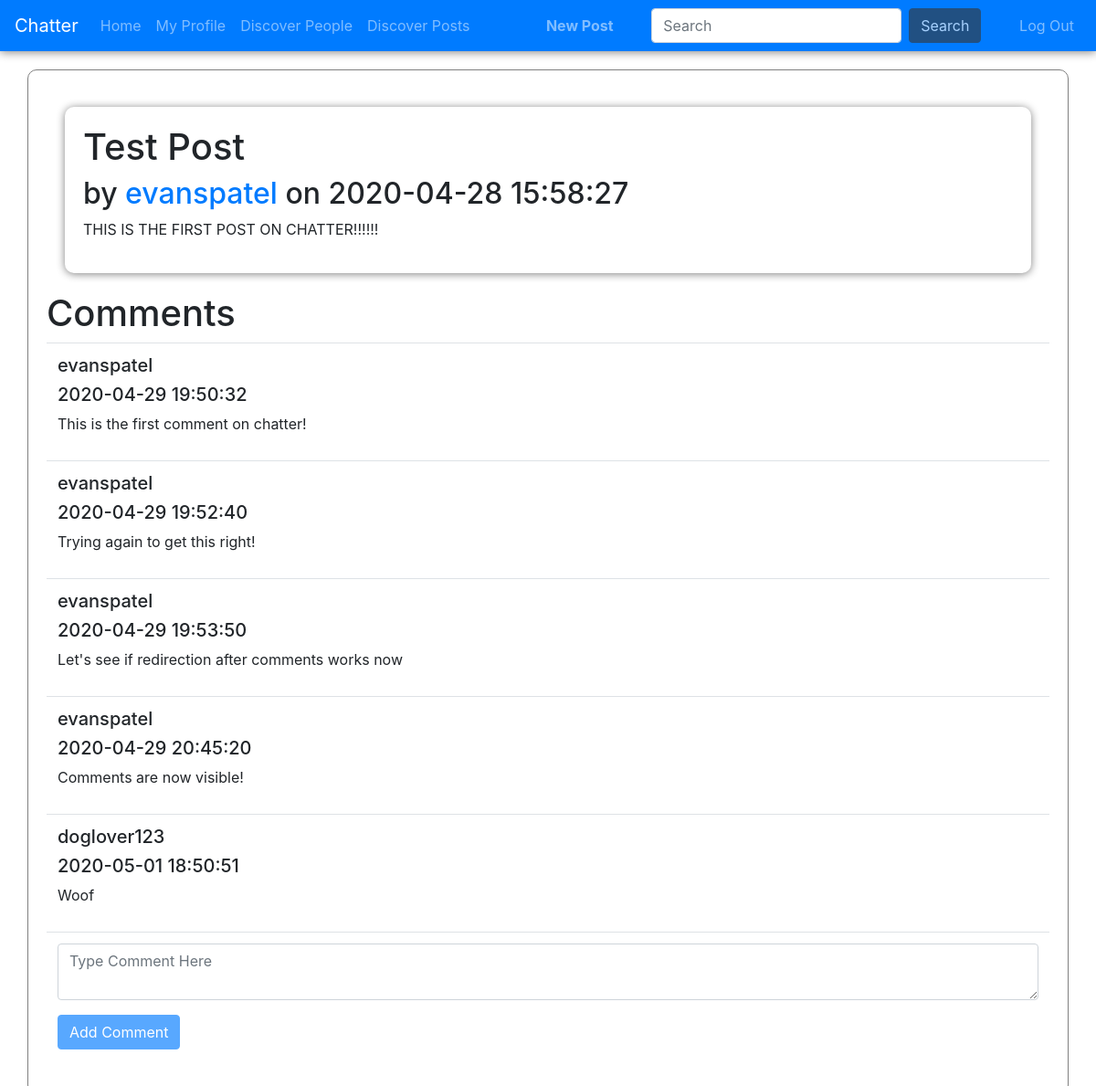
Page /post/1 (signed in) on the committed database.
### tables this page shows
CREATE TABLE 'posts' ('id' integer PRIMARY KEY AUTOINCREMENT NOT NULL, 'user_id' integer NOT NULL, 'title' text NOT NULL, 'contents' text NOT NULL, 'datetime'  timestamp NOT NULL DEFAULT CURRENT_TIMESTAMP  );

CREATE TABLE 'users' ('id' integer PRIMARY KEY AUTOINCREMENT NOT NULL, 'username' text NOT NULL, 'pw_hash' text NOT NULL);

CREATE TABLE 'comments' ('id' integer PRIMARY KEY AUTOINCREMENT NOT NULL, 'post_id' integer NOT NULL, 'user_id' integer NOT NULL, 'contents' text NOT NULL, 'datetime' timestamp NOT NULL DEFAULT CURRENT_TIMESTAMP);

### application.py (the view)
@app.route("/post/<int:post_id>")
@login_required
def post(post_id):
    posts = db.execute(
        "SELECT title, contents, datetime, posts.id AS post_id, user_id, username FROM posts INNER JOIN users ON posts.user_id = users.id WHERE posts.id = :post_id", post_id=post_id)
    if len(posts) != 1:
        return apology("something went wrong on our end", 400)
    comments = db.execute(
        "SELECT username, contents, datetime FROM comments INNER JOIN users ON comments.user_id = users.id WHERE post_id = :post_id ORDER BY datetime ASC", post_id=post_id)
    return render_template("post.html", posts=posts, comments=comments)

### application.py (called while the page is built)
@app.after_request
def after_request(response):
    response.headers["Cache-Control"] = "no-cache, no-store, must-revalidate"
    response.headers["Expires"] = 0
    response.headers["Pragma"] = "no-cache"
    return response

### helpers.py (called while the page is built)
def login_required(f):
    @wraps(f)
    def decorated_function(*args, **kwargs):
        if session.get("user_id") is None:
            return redirect("/login")
        return f(*args, **kwargs)
    return decorated_function

### templates/post.html (shortened to what this page needs)
{% extends "layout.html" %}
{% block main %}
    <div class="postcard">
      <h1>{{ posts[0]["title"] }}</h1>
      <h2>by <a href="/profile/{{ posts[0]['user_id'] }}">{{ posts[0]["username"] }}</a> on {{ posts[0]["datetime"] }}</h2>
      <p>{{ posts[0]["contents"] }}</p>
    </div>
    <div class="commentcard">
      <h1>Comments</h1>
      <table class="table">
        <tbody>
          {% for comment in comments %}
            <tr>
              <td>
                <h5>{{ comment["username"] }}</h5>
                <h5>{{ comment["datetime"] }}</h5>
                <p>{{ comment["contents"] }}</p>
              </td>
            </tr>
          {% endfor %}
          <tr>
            <td>
              <form action="/addcomment" method="post">
                <div class="form-group">
                  <textarea autofocus class="form-control" id="commentfield" name="comment" placeholder="Type Comment Here" type="text"></textarea>
                </div>
                <button class="btn btn-primary" id="commentsubmit" type="submit">Add Comment</button>
              </form>
            </td>
          </tr>
        </tbody>
      </table>
    </div>
{% endblock %}

### static/styles.css (style rules this page uses)
.postcard { border-radius: 10px; box-shadow: 0px 1px 10px grey; margin: 20px; padding: 20px; }

### rows in the picture
posts: title "Test Post", datetime "2020-04-28 15:58:27", contents "THIS IS THE FIRST POST ON CHATTER!!!!!!"
users: username "evanspatel"
comments: username "evanspatel", datetime "2020-04-29 19:50:32", contents "This is the first comment on chatter!"
comments: username "evanspatel", datetime "2020-04-29 19:52:40", contents "Trying again to get this right!"
comments: username "evanspatel", datetime "2020-04-29 19:53:50", contents "Let's see if redirection after comments works now"
comments: username "evanspatel", datetime "2020-04-29 20:45:20", contents "Comments are now visible!"
comments: username "doglover123", datetime "2020-05-01 18:50:51", contents "Woof"
